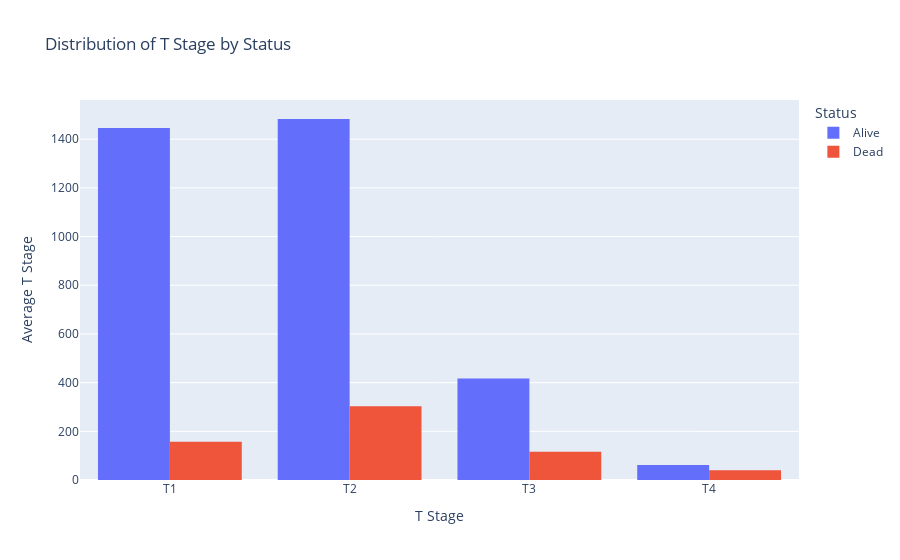

This figure's notebook cell:
### Markdown cell above
#### T Stage Distribution by Status

### Code cell
df.columns = df.columns.str.strip()  # Removes leading/trailing spaces from all column names

figh_4 = px.histogram(df, x="T Stage", color='Status', barmode='group',
                      title="Distribution of T Stage by Status", histfunc='avg')
figh_4.update_layout(yaxis_title='Average T Stage')
figh_4.show()

### Figure 1 — Plotly figure (JSON) as saved in the notebook; plotly's stock layout.template omitted (floating-point values rounded to 4 significant figures; data arrays with more than 128 entries replaced by an {"elided": "..."} marker saying what was removed)
{"data": [{"alignmentgroup": "True", "bingroup": "x", "histfunc": "avg", "hovertemplate": "Status=Alive<br>T Stage=%{x}<br>avg of None=%{y}<extra></extra>", "legendgroup": "Alive", "marker": {"color": "#636efa", "pattern": {"shape": ""}}, "name": "Alive", "offsetgroup": "Alive", "orientation": "v", "showlegend": true, "type": "histogram", "x": {"elided": "3408 str values"}, "xaxis": "x", "yaxis": "y"}, {"alignmentgroup": "True", "bingroup": "x", "histfunc": "avg", "hovertemplate": "Status=Dead<br>T Stage=%{x}<br>avg of None=%{y}<extra></extra>", "legendgroup": "Dead", "marker": {"color": "#EF553B", "pattern": {"shape": ""}}, "name": "Dead", "offsetgroup": "Dead", "orientation": "v", "showlegend": true, "type": "histogram", "x": {"elided": "616 str values"}, "xaxis": "x", "yaxis": "y"}], "layout": {"barmode": "group", "legend": {"title": {"text": "Status"}, "tracegroupgap": 0}, "title": {"text": "Distribution of T Stage by Status"}, "xaxis": {"anchor": "y", "domain": [0, 1], "title": {"text": "T Stage"}}, "yaxis": {"anchor": "x", "domain": [0, 1], "title": {"text": "Average T Stage"}}}}
